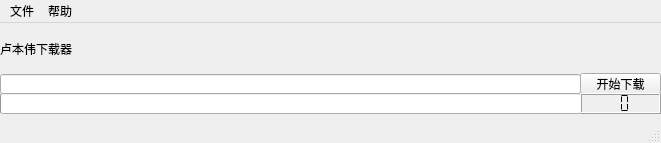
<?xml version="1.0" encoding="UTF-8"?>
<ui version="4.0">
 <class>MainWindow</class>
 <widget class="QMainWindow" name="MainWindow">
  <property name="geometry">
   <rect>
    <x>0</x>
    <y>0</y>
    <width>661</width>
    <height>143</height>
   </rect>
  </property>
  <property name="windowTitle">
   <string>MainWindow</string>
  </property>
  <property name="animated">
   <bool>true</bool>
  </property>
  <property name="dockOptions">
   <set>QMainWindow::AllowTabbedDocks|QMainWindow::AnimatedDocks</set>
  </property>
  <widget class="QWidget" name="centralwidget">
   <widget class="QLabel" name="label">
    <property name="geometry">
     <rect>
      <x>0</x>
      <y>0</y>
      <width>301</width>
      <height>51</height>
     </rect>
    </property>
    <property name="styleSheet">
     <string notr="true">font: 25 36pt &quot;Microsoft YaHei&quot;;</string>
    </property>
    <property name="text">
     <string>卢本伟下载器</string>
    </property>
   </widget>
   <widget class="QLineEdit" name="lineEdit">
    <property name="geometry">
     <rect>
      <x>0</x>
      <y>51</y>
      <width>581</width>
      <height>20</height>
     </rect>
    </property>
    <property name="styleSheet">
     <string notr="true">font: 25 10pt &quot;Microsoft YaHei&quot;;</string>
    </property>
   </widget>
   <widget class="QPushButton" name="pushButton">
    <property name="geometry">
     <rect>
      <x>580</x>
      <y>50</y>
      <width>81</width>
      <height>21</height>
     </rect>
    </property>
    <property name="styleSheet">
     <string notr="true">font: 25 10pt &quot;Microsoft YaHei&quot;;</string>
    </property>
    <property name="text">
     <string>开始下载</string>
    </property>
   </widget>
   <widget class="QProgressBar" name="progressBar">
    <property name="geometry">
     <rect>
      <x>0</x>
      <y>70</y>
      <width>581</width>
      <height>21</height>
     </rect>
    </property>
    <property name="value">
     <number>0</number>
    </property>
    <property name="textVisible">
     <bool>false</bool>
    </property>
   </widget>
   <widget class="QLCDNumber" name="lcdNumber">
    <property name="geometry">
     <rect>
      <x>580</x>
      <y>70</y>
      <width>81</width>
      <height>21</height>
     </rect>
    </property>
    <property name="smallDecimalPoint">
     <bool>false</bool>
    </property>
    <property name="digitCount">
     <number>2</number>
    </property>
    <property name="mode">
     <enum>QLCDNumber::Dec</enum>
    </property>
    <property name="segmentStyle">
     <enum>QLCDNumber::Flat</enum>
    </property>
    <property name="value" stdset="0">
     <double>0.000000000000000</double>
    </property>
   </widget>
  </widget>
  <widget class="QMenuBar" name="menubar">
   <property name="geometry">
    <rect>
     <x>0</x>
     <y>0</y>
     <width>661</width>
     <height>23</height>
    </rect>
   </property>
   <widget class="QMenu" name="menu">
    <property name="title">
     <string>文件</string>
    </property>
    <addaction name="action"/>
    <addaction name="separator"/>
    <addaction name="action_3"/>
   </widget>
   <widget class="QMenu" name="menu_2">
    <property name="title">
     <string>帮助</string>
    </property>
    <addaction name="action_4"/>
    <addaction name="action_5"/>
   </widget>
   <addaction name="menu"/>
   <addaction name="menu_2"/>
  </widget>
  <widget class="QStatusBar" name="statusbar"/>
  <action name="action">
   <property name="text">
    <string>设置</string>
   </property>
  </action>
  <action name="action_3">
   <property name="text">
    <string>退出</string>
   </property>
  </action>
  <action name="action_4">
   <property name="text">
    <string>关于</string>
   </property>
  </action>
  <action name="action_5">
   <property name="text">
    <string>使用说明</string>
   </property>
  </action>
 </widget>
 <resources/>
 <connections/>
</ui>
